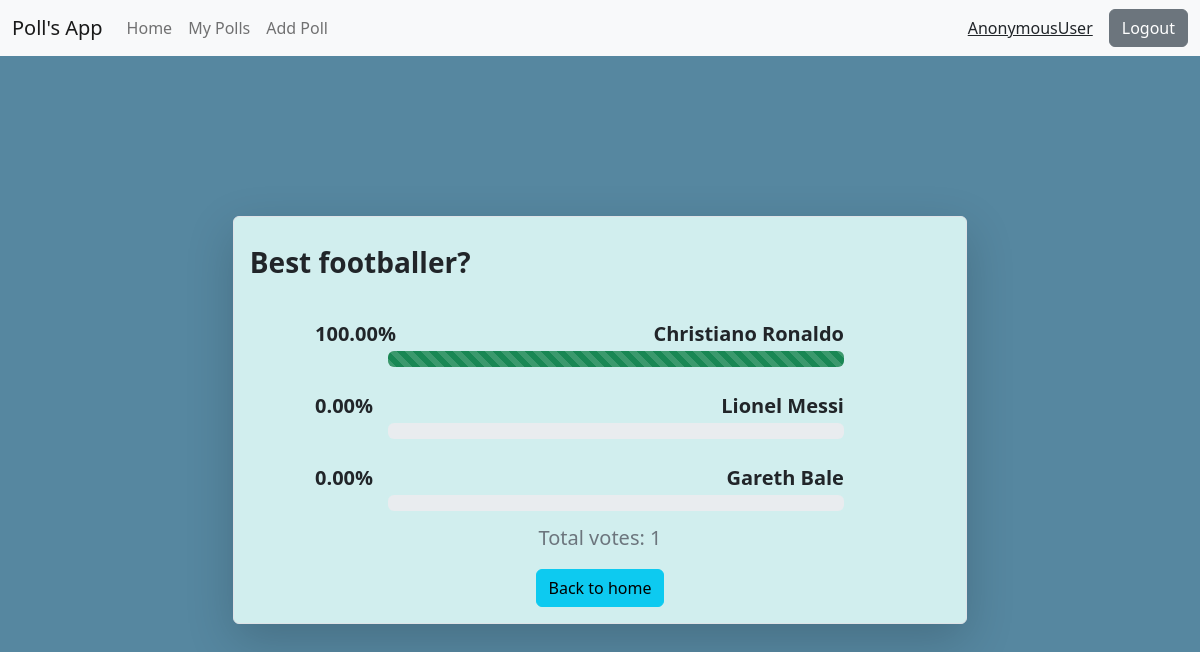
Page /result/5 on the committed database.
### home/models.py (models this page shows, shortened)
class Poll(models.Model):
    question=models.TextField()
    option_one=models.CharField(max_length=20)
    option_two=models.CharField(max_length=20)
    option_three=models.CharField(max_length=20)
    option_one_count=models.IntegerField(default=0)
    option_two_count=models.IntegerField(default=0)
    option_three_count=models.IntegerField(default=0)
    deadline=models.DateField(default=datetime.now().today())
    created_by=models.CharField(max_length=20,default="user")

### home/views.py (the view)
# urls.py: path("result/<poll_id>",views.result,name="result"),
def result(request,poll_id):
    poll=Poll.objects.get(id=poll_id)
    total_poll_count=poll.option_one_count+poll.option_two_count+poll.option_three_count
    if total_poll_count==0:
        option_one_percent=0
        option_two_percent=0
        option_three_percent=0
    else:
        option_one_percent=poll.option_one_count/total_poll_count*100
        option_two_percent=poll.option_two_count/total_poll_count*100
        option_three_percent=poll.option_three_count/total_poll_count*100
    template = loader.get_template('result.html')
    context={
            'poll':poll,
            'option_one_percent':option_one_percent,
            'option_two_percent':option_two_percent,
            'option_three_percent':option_three_percent,
            'total_poll_count':total_poll_count
    }
    return HttpResponse(template.render(context, request))

### templates/result.html (shortened to what this page needs)
{% extends 'base.html' %}
{% block body %}
<div class="container d-flex align-items-center justify-content-center" style="height:91vh;background-color: #5687a0;">
    <div class=" border rounded shadow-lg" style="width:90%;background-color:rgb(209, 238, 238)" >
        <p class="my-4 mx-3 fs-3 fw-bold">{{poll.question}}</p>
        <div class="d-flex align-items-center justify-content-center flex-column ">
            <div class="p-2 my-1 d-flex align-items-start justify-content-start" style="width:80%">
                <span style="width:10%;text-align: center;" class="fw-bold fs-5 me-3">{{option_one_percent|floatformat:2}}%</span>
                <div class="d-flex align-items-center justify-content-center flex-column" style="width:80%">
                    <p class="text-end fw-semibold fs-5" style="width:100%;margin-bottom: 2px;">{{poll.option_one}}</p>
                    <div class="progress" style="width:100%">
                        <div class="progress-bar progress-bar-striped bg-success" role="progressbar" aria-label="Default striped example" style="width: {{option_one_percent}}%" aria-valuenow="{{option_one_percent}}" aria-valuemin="0" aria-valuemax="100"></div>
                      </div>
                </div>
            </div>
            <div class="p-2 my-1 d-flex align-items-start justify-content-start" style="width:80%">
                <span style="width:10%;text-align: center;" class="fw-bold fs-5 me-3">{{option_two_percent|floatformat:2}}%</span>
                <div class="d-flex align-items-center justify-content-center flex-column" style="width:80%">
                    <p class="text-end fw-semibold fs-5" style="width:100%;margin-bottom: 2px;">{{poll.option_two}}</p>
                    <div class="progress" style="width:100%">
                      </div>
                </div>
            </div>
            <div class="p-2 my-1 d-flex align-items-start justify-content-start" style="width:80%">
                <span style="width:10%;text-align: center;" class="fw-bold fs-5 me-3">{{option_three_percent|floatformat:2}}%</span>
                <div class="d-flex align-items-center justify-content-center flex-column" style="width:80%">
                    <p class="text-end fw-semibold fs-5" style="width:100%;margin-bottom: 2px;">{{poll.option_three}}</p>
                    <div class="progress" style="width:100%">
                      </div>
                </div>
            </div>
        </div>
        <p class="text-secondary text-center fs-5">Total votes: {{total_poll_count}}</p>
        <div class="d-flex align-items-center justify-content-center my-3">
            <a href="/"><button type="button" class="btn btn-info">Back to home</button></a>
        </div>
    </div>
</div>
{% endblock body %}

### static/style.css (style rules this page uses)
body { background-color: #5687a0; }
@media screen and (min-width:920px) { .container { max-width: 70%; } }

### rows in the picture
Poll: question "Best footballer?", option_one "Christiano Ronaldo", option_two "Lionel Messi", option_three "Gareth Bale"

### other values in the picture
{{ request.user }} "AnonymousUser"
{{ option_one_percent|floatformat:2 }} "100.00"
{{ option_two_percent|floatformat:2 }} "0.00"
{{ option_three_percent|floatformat:2 }} "0.00"
{{ total_poll_count }} "1"
